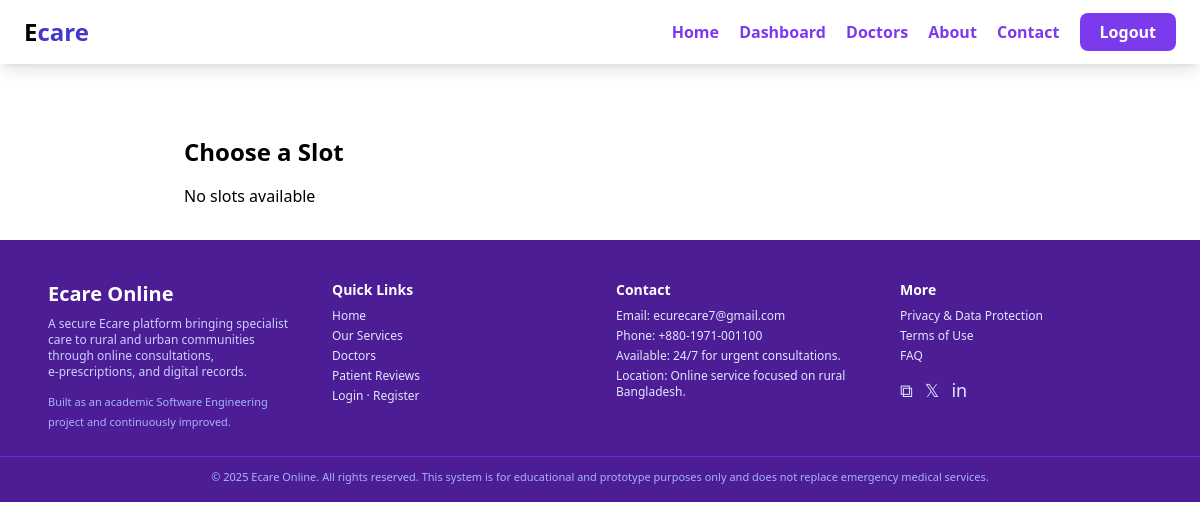
The app's page /appointments/slots/12/ (signed in), older data.
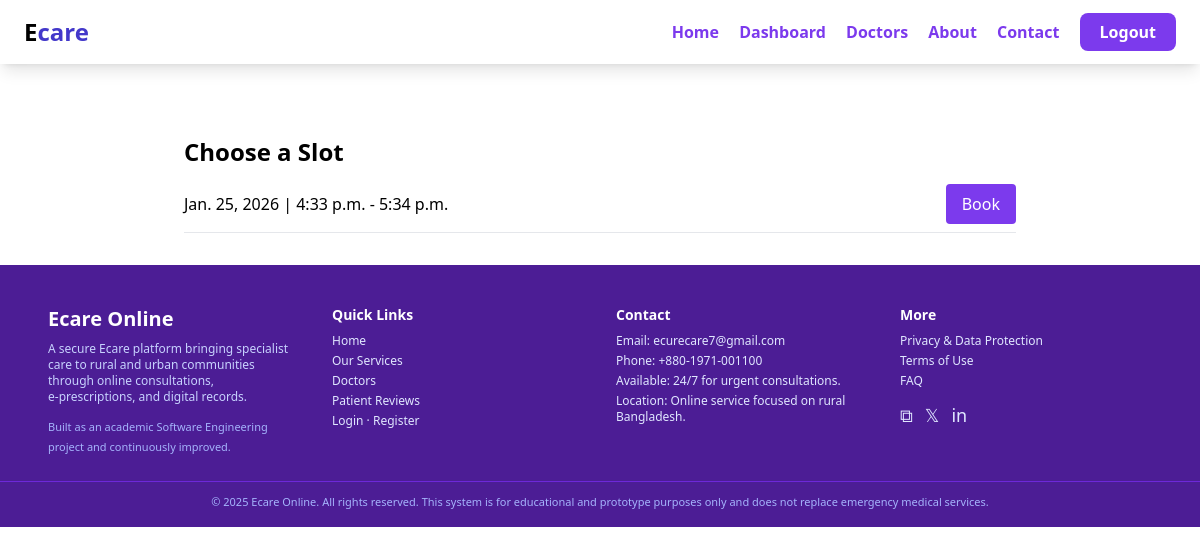
The same page, newer data.
### appointments/models.py (models this page shows, shortened)
class DoctorAvailableSlot(models.Model):
    doctor = models.ForeignKey(
        User, on_delete=models.CASCADE, related_name="slots"
    )
    date = models.DateField()
    start_time = models.TimeField()
    end_time = models.TimeField()
    is_booked = models.BooleanField(default=False)

### appointments/views.py (the view)
# urls.py: path("slots/<int:doctor_id>/", views.available_slots, name="available_slots"),
@login_required
def available_slots(request, doctor_id):
    slots = DoctorAvailableSlot.objects.filter(
        doctor_id=doctor_id,
        is_booked=False
    )
    return render(request, "appointments/available_slots.html", {
        "slots": slots
    })

### templates/appointments/available_slots.html (shortened to what this page needs)
{% extends "base.html" %}
{% block content %}
<div class="max-w-4xl mx-auto mt-10 glass p-8">
  <h2 class="text-2xl font-bold mb-4">Choose a Slot</h2>
  {% if slots %}
    <ul class="space-y-3">
      {% for slot in slots %}
        <li class="flex justify-between items-center border-b pb-2">
          <span>
            {{ slot.date }} |
            {{ slot.start_time }} - {{ slot.end_time }}
          </span>
          <a
            href="{% url 'book_appointment' slot.id %}"
            class="bg-violet-600 text-white px-4 py-2 rounded"
          >
            Book
          </a>
        </li>
      {% endfor %}
    </ul>
  {% else %}
    <p>No slots available</p>
  {% endif %}
</div>
{% endblock %}

Row changes from the older to the newer data that the page shows:
added DoctorAvailableSlot: date "Jan. 25, 2026", start_time "4:33 p.m.", end_time "5:34 p.m."
Text that changed along with them:
text no longer shown: "No slots available"
